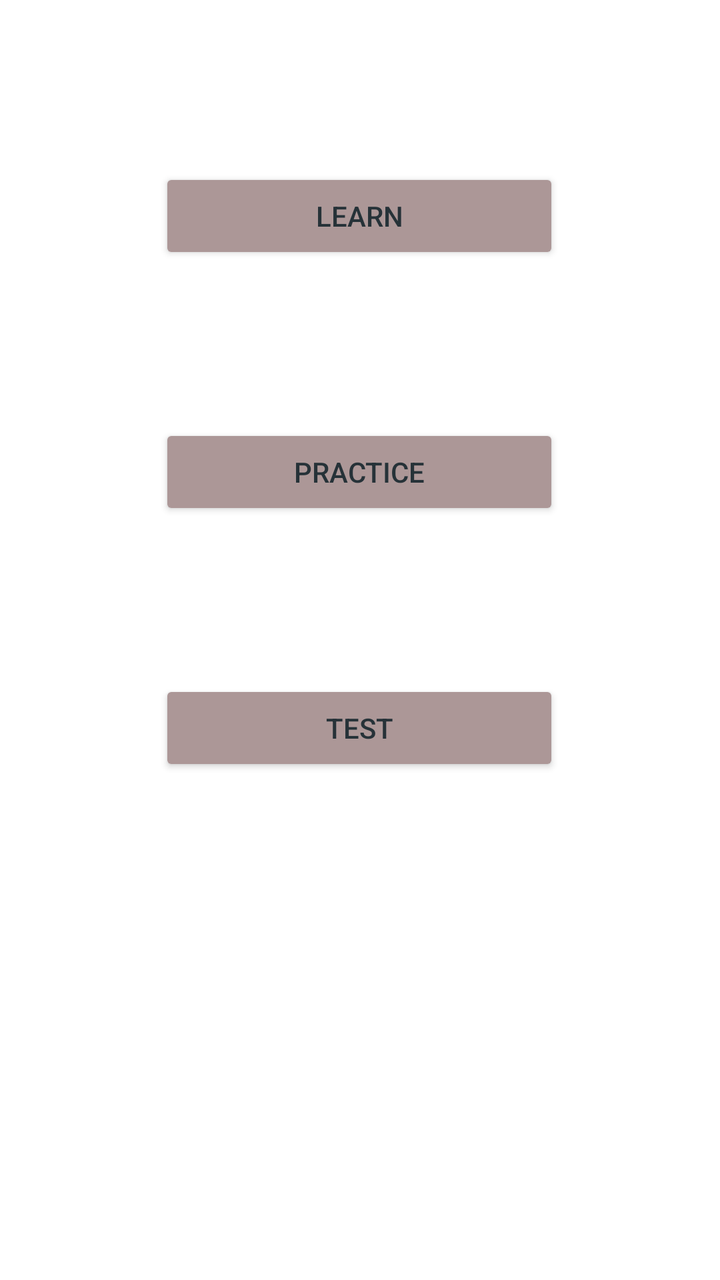
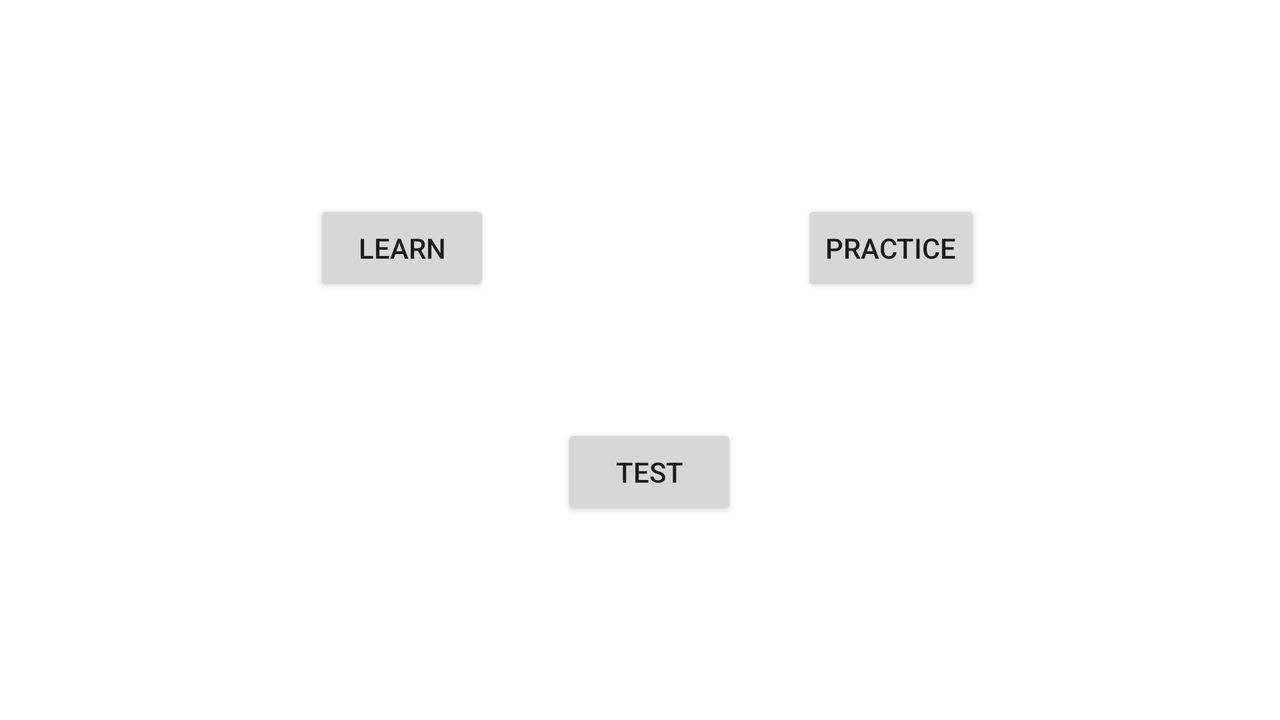

Compare how this app lays out the same screen by default and in its alternative resource folder. The renders come first, then the two layout files and the values they reference.
<!-- AndroidManifest.xml: application theme Theme.MakhārijAlHurūf -->
<!-- res/layout/activity_home.xml -->
<?xml version="1.0" encoding="utf-8"?>
<androidx.constraintlayout.widget.ConstraintLayout xmlns:android="http://schemas.android.com/apk/res/android"
    xmlns:app="http://schemas.android.com/apk/res-auto"
    xmlns:tools="http://schemas.android.com/tools"
    android:layout_width="match_parent"
    android:layout_height="match_parent"
    tools:context=".HomeActivity">

  <Button
      android:id="@+id/learn"
      android:layout_width="200dp"
      android:layout_height="wrap_content"
      android:layout_marginTop="84dp"
      android:backgroundTint="#AC9797"
      android:text="@string/learn"
      android:textColor="#263238"
      app:layout_constraintEnd_toEndOf="parent"
      app:layout_constraintHorizontal_bias="0.498"
      app:layout_constraintStart_toStartOf="parent"
      app:layout_constraintTop_toTopOf="parent" />

  <Button
      android:id="@+id/practice"
      android:layout_width="200dp"
      android:layout_height="wrap_content"
      android:layout_marginTop="80dp"
      android:backgroundTint="#AC9797"
      android:text="@string/practice"
      android:textColor="#263238"
      app:layout_constraintEnd_toEndOf="parent"
      app:layout_constraintHorizontal_bias="0.498"
      app:layout_constraintStart_toStartOf="parent"
      app:layout_constraintTop_toBottomOf="@+id/learn" />

  <Button
      android:id="@+id/test"
      android:layout_width="200dp"
      android:layout_height="wrap_content"
      android:layout_marginTop="80dp"
      android:backgroundTint="#AC9797"
      android:text="@string/test"
      android:textColor="#263238"
      app:layout_constraintEnd_toEndOf="parent"
      app:layout_constraintHorizontal_bias="0.498"
      app:layout_constraintStart_toStartOf="parent"
      app:layout_constraintTop_toBottomOf="@+id/practice" />

  <androidx.constraintlayout.widget.Group
      android:id="@+id/group"
      android:layout_width="wrap_content"
      android:layout_height="wrap_content" />
</androidx.constraintlayout.widget.ConstraintLayout>
<!-- resources referenced by this layout -->
<resources>
  <string name="learn">Learn</string>
  <string name="practice">Practice</string>
  <string name="test">Test</string>
  <style name="Theme.MakhārijAlHurūf" parent="Theme.MaterialComponents.DayNight.DarkActionBar">
          
          <item name="colorPrimary">@color/purple_500</item>
          <item name="colorPrimaryVariant">@color/purple_700</item>
          <item name="colorOnPrimary">@color/white</item>
          
          <item name="colorSecondary">@color/teal_200</item>
          <item name="colorSecondaryVariant">@color/teal_700</item>
          <item name="colorOnSecondary">@color/black</item>
          
          <item name="android:statusBarColor" tools:targetApi="l">?attr/colorPrimaryVariant</item>
          
      </style>
</resources>
<!-- res/layout-land/activity_home.xml (the author's variant of the layout above) -->
<!-- drawn on the phone turned sideways -->
<?xml version="1.0" encoding="utf-8"?>
<androidx.constraintlayout.widget.ConstraintLayout xmlns:android="http://schemas.android.com/apk/res/android"
    xmlns:app="http://schemas.android.com/apk/res-auto"
    xmlns:tools="http://schemas.android.com/tools"
    android:layout_width="match_parent"
    android:layout_height="match_parent"
    tools:context=".HomeActivity">

  <Button
      android:id="@+id/learn"
      android:layout_width="wrap_content"
      android:layout_height="wrap_content"
      android:layout_marginTop="100dp"
      android:text="@string/learn"
      app:layout_constraintEnd_toStartOf="@+id/practice"
      app:layout_constraintHorizontal_bias="0.502"
      app:layout_constraintStart_toStartOf="parent"
      app:layout_constraintTop_toTopOf="parent" />

  <Button
      android:id="@+id/practice"
      android:layout_width="wrap_content"
      android:layout_height="wrap_content"
      android:layout_marginTop="100dp"
      android:text="@string/practice"
      app:layout_constraintEnd_toEndOf="parent"
      app:layout_constraintHorizontal_bias="0.728"
      app:layout_constraintStart_toStartOf="parent"
      app:layout_constraintTop_toTopOf="parent" />

  <Button
      android:id="@+id/test"
      android:layout_width="wrap_content"
      android:layout_height="wrap_content"
      android:layout_marginTop="64dp"
      android:text="@string/test"
      app:layout_constraintEnd_toStartOf="@+id/practice"
      app:layout_constraintHorizontal_bias="0.526"
      app:layout_constraintStart_toEndOf="@+id/learn"
      app:layout_constraintTop_toBottomOf="@+id/practice" />

  <androidx.constraintlayout.widget.Group
      android:id="@+id/group"
      android:layout_width="wrap_content"
      android:layout_height="wrap_content" />
</androidx.constraintlayout.widget.ConstraintLayout>
